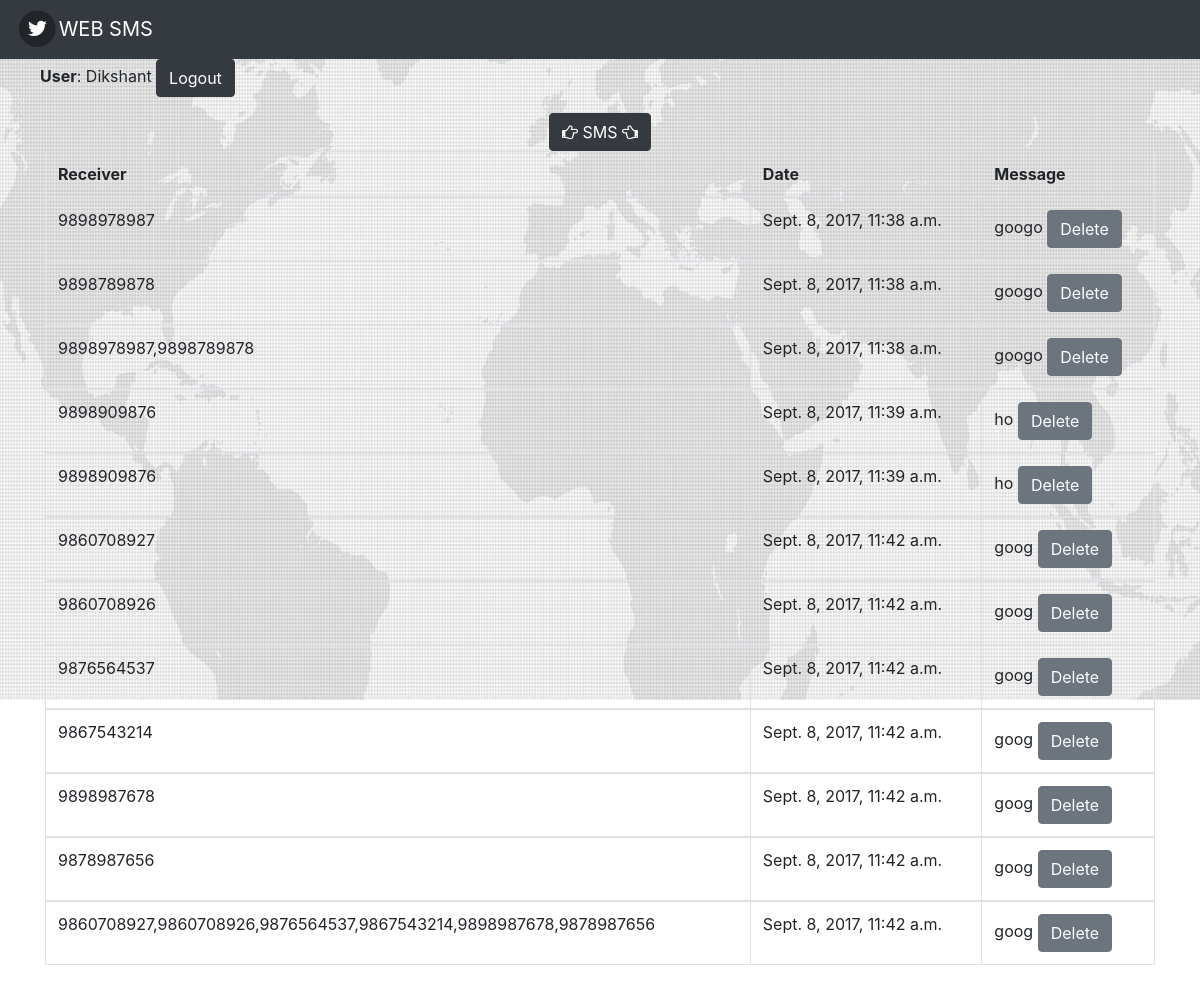
The app's page /messages/ (signed in), older data.
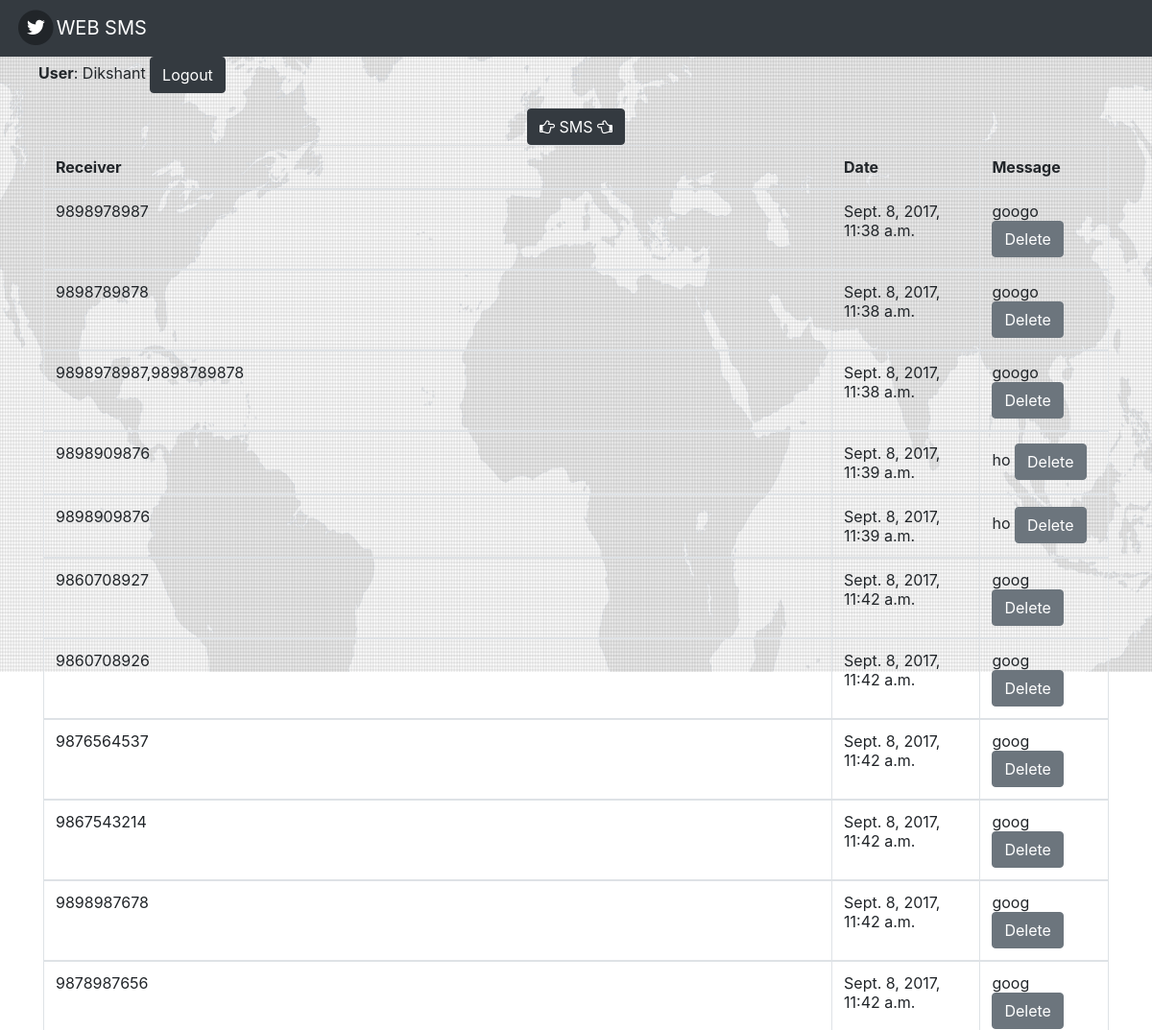
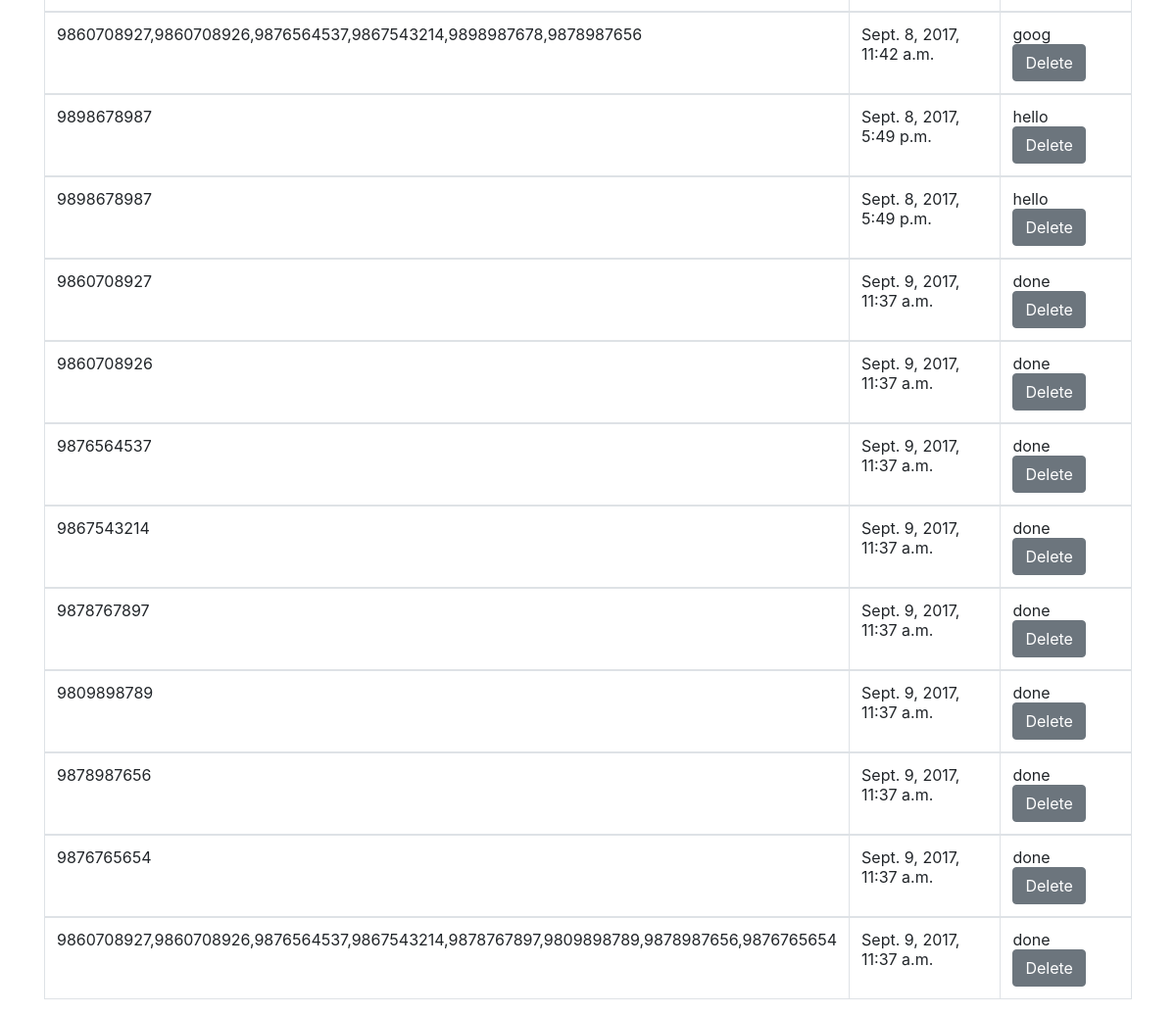
The same page, newer data (2 pictures, top to bottom).
### sms/models.py (models this page shows, shortened)
class Message(models.Model):
	message = models.TextField(max_length=120, blank = True )
	receiver = models.CharField(validators=[django.core.validators.validate_comma_separated_integer_list], blank= True,max_length=200)
	date = models.DateTimeField(default= django.utils.timezone.now)
	sender = models.ForeignKey(User, on_delete=models.SET_NULL, null=True, blank=True)

### sms/views.py (the view)
# urls.py: url(r"^messages/$", views.SentView.as_view(), name="sent_page"),
class SentView(LoginRequiredMixin,ListView):
    model = Message
    template_name = "sms/sent_page.html"

### sms/templates/sms/sent_page.html (shortened to what this page needs)
{% extends 'sms/base.html' %}
{% block content %}
<center>
<table class="table table-bordered">
  <thead >
    <tr>
      <th>Receiver</th>
      <th>Date</th>
      <th>Message</th>
    </tr>
  </thead>
  {% for query in object_list %}
  <tbody>
    <tr>
      <td>{{query.receiver}}</td>
      <td>{{query.date}}</td>
       <td>{{query.message}}<a href = "{% url 'sms:msg_delete_page' query.id %}">
  <button type="button" class="btn btn-secondary">Delete </button></a></td>
    </tr>
  </tbody>
  {% endfor %}
</table>
{% endblock %}

Row changes from the older to the newer data that the page shows:
added Message: receiver "9898678987", date "Sept. 8, 2017, 5:49 p.m.", message "hello"
added Message: receiver "9898678987", date "Sept. 8, 2017, 5:49 p.m.", message "hello"
added Message: receiver "9860708927", date "Sept. 9, 2017, 11:37 a.m.", message "done"
added Message: receiver "9860708926", date "Sept. 9, 2017, 11:37 a.m.", message "done"
added Message: receiver "9876564537", date "Sept. 9, 2017, 11:37 a.m.", message "done"
added Message: receiver "9867543214", date "Sept. 9, 2017, 11:37 a.m.", message "done"
added Message: receiver "9878767897", date "Sept. 9, 2017, 11:37 a.m.", message "done"
added Message: receiver "9809898789", date "Sept. 9, 2017, 11:37 a.m.", message "done"
added Message: receiver "9878987656", date "Sept. 9, 2017, 11:37 a.m.", message "done"
added Message: receiver "9876765654", date "Sept. 9, 2017, 11:37 a.m.", message "done"
added Message: receiver "9860708927,9860708926,9876564537,9867543214,9878767897,9809898789,9878987656,9876765654", date "Sept. 9, 2017, 11:37 a.m.", message "done"
